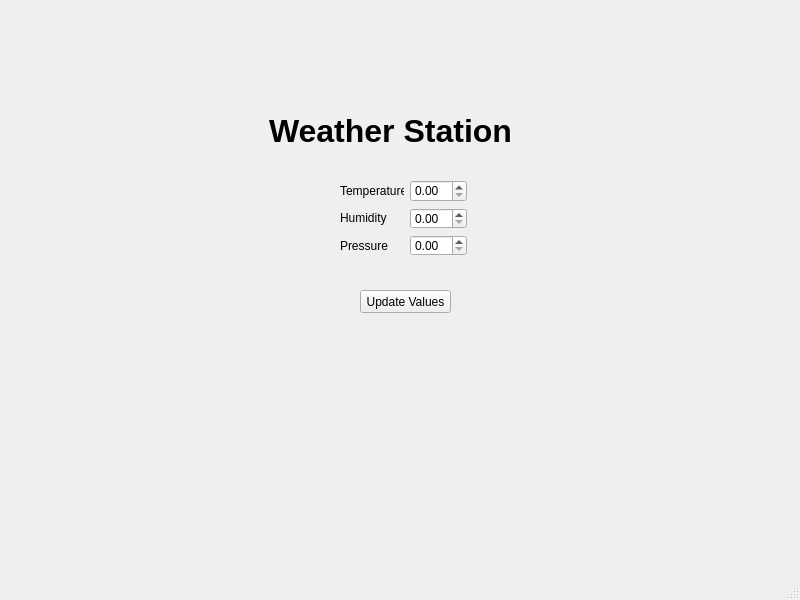
<?xml version="1.0" encoding="UTF-8"?>
<ui version="4.0">
 <class>WeatherData</class>
 <widget class="QMainWindow" name="WeatherData">
  <property name="geometry">
   <rect>
    <x>0</x>
    <y>0</y>
    <width>800</width>
    <height>600</height>
   </rect>
  </property>
  <property name="windowTitle">
   <string>MainWindow</string>
  </property>
  <widget class="QWidget" name="centralwidget">
   <widget class="QLabel" name="titleLabel">
    <property name="geometry">
     <rect>
      <x>230</x>
      <y>100</y>
      <width>321</width>
      <height>61</height>
     </rect>
    </property>
    <property name="font">
     <font>
      <pointsize>24</pointsize>
      <weight>75</weight>
      <bold>true</bold>
     </font>
    </property>
    <property name="text">
     <string>Weather Station</string>
    </property>
    <property name="alignment">
     <set>Qt::AlignCenter</set>
    </property>
   </widget>
   <widget class="QPushButton" name="updateValues">
    <property name="geometry">
     <rect>
      <x>360</x>
      <y>290</y>
      <width>91</width>
      <height>23</height>
     </rect>
    </property>
    <property name="text">
     <string>Update Values</string>
    </property>
   </widget>
   <widget class="QWidget" name="">
    <property name="geometry">
     <rect>
      <x>340</x>
      <y>180</y>
      <width>127</width>
      <height>76</height>
     </rect>
    </property>
    <layout class="QHBoxLayout" name="horizontalLayout">
     <item>
      <layout class="QVBoxLayout" name="verticalLayout">
       <item>
        <widget class="QLabel" name="temperatureLabel">
         <property name="text">
          <string>Temperature</string>
         </property>
        </widget>
       </item>
       <item>
        <widget class="QLabel" name="humidityLabel">
         <property name="text">
          <string>Humidity</string>
         </property>
        </widget>
       </item>
       <item>
        <widget class="QLabel" name="pressureLabel">
         <property name="text">
          <string>Pressure</string>
         </property>
        </widget>
       </item>
      </layout>
     </item>
     <item>
      <layout class="QVBoxLayout" name="verticalLayout_2">
       <item>
        <widget class="QDoubleSpinBox" name="temperatureDoubleSpinBox"/>
       </item>
       <item>
        <widget class="QDoubleSpinBox" name="humidityDoubleSpinBox"/>
       </item>
       <item>
        <widget class="QDoubleSpinBox" name="pressureDoubleSpinBox"/>
       </item>
      </layout>
     </item>
    </layout>
   </widget>
  </widget>
  <widget class="QMenuBar" name="menubar">
   <property name="geometry">
    <rect>
     <x>0</x>
     <y>0</y>
     <width>800</width>
     <height>21</height>
    </rect>
   </property>
  </widget>
  <widget class="QStatusBar" name="statusbar"/>
 </widget>
 <resources/>
 <connections/>
</ui>
